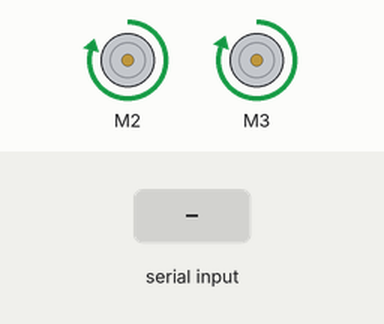
Recording of a sketch running on a simulated Arduino Uno, built with avr-gcc and run on an emulated ATmega328P. Shown: 2 × DC motor (green arrow = forward, orange = backward, longer = faster). The inputs (shaded band) are chosen by the test bench. What the sketch prints to the serial monitor is not drawn.

Above: at 0.1 s.
At 2.1 s:
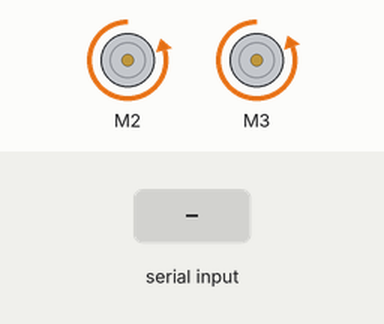
At 5.2 s:
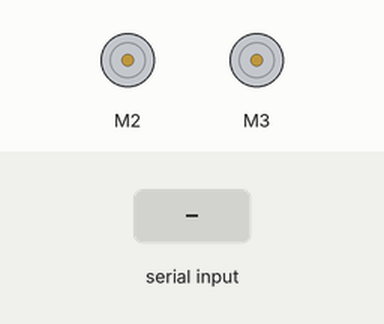
5.3 s: "P90\n" received over the second serial link
6.8 s: "P,45\n" received over the second serial link
Timing chart, 0 to 9.8 s (numbered marks = the images above; inputs shaded):
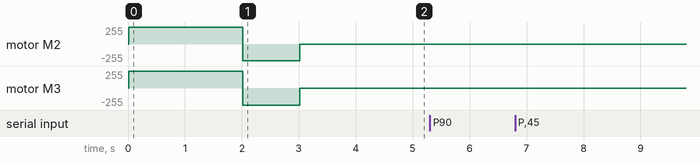

Measured:
- after the input at 5.3 s, every drawn part: stays the same
- after the input at 6.8 s, every drawn part: stays the same

The sketch:

BT_TILT2.ino
```cpp
//https://www.youtube.com/watch?v=OO7vKKuJ9a0
//http://arduparatodos.blogspot.com/2017/06/modulo-bluetooth-hc-06-con-arduino-y.html

#include <AFMotor.h>

    AF_DCMotor motorIz(2, MOTOR12_1KHZ); // create motor #1, 1KHz pwm
    AF_DCMotor motorDer(3, MOTOR12_1KHZ); // create motor #2, 1KHz pwm

#include <SoftwareSerial.h>
SoftwareSerial BT1(A0,A1); // RX, TX recordar que se cruzan, BT_RX->A1 y BT_Tx->A0

//Variables de control y/o lectura
char valor; //un solo byte, un caracter ASCII
String estado_pitch;// texto
String datos_in;
int pitch; //valor del pitch (inclinacion del morro) enviado por el movil
int roll; //valor del roll (inclinacion lateral) enviado por el movil


void setup() {

  Serial.begin(9600);
  BT1.begin(9600);
  test_cocherobot();

}

void loop() {

  if (BT1.available())  //Si el puerto serie (Bluetooth) está disponible
  {
    valor = BT1.read();  //Lee el dato entrante via Bluetooth

    if (valor == 'P')   //Si el dato entrante es del PITCH
    {
      //PITCH();   //Llama la función que controla el MOTOR IZQUIERDO
     pitch = BT_Pitch();//funcion que deuelve el valor Pitch
    }
    if (valor == 'RR')   //Si el dato entrante es del ROLL
    {
  //    BT_Roll();//funcion que deuelve el valor Pitch
//      ROLL();
    }

     if (valor == 'SS')   //Si el dato entrante es una S
    {
      MSTOP();     //Llama la función que DETIENE AMBOS MOTORES
    }
  } //end of if (BT1(available)

}//end of loop

int BT_Pitch (){
  int pitch1;
  delay(30);
  while (BT1.available())
  {
    char c = BT1.read();   //Lee el dato entrante y lo almacena en una variable tipo char
    datos_in += c;    //Crea una cadena tipo String con los datos entrantes
  }// end while
  if (datos_in.length() > 0) //Se verifica que la cadena tipo String tenga un largo mayor a cero
    {
      //datos_in = datos_in.toInt();
      //int x = datos_in.toInt();
      pitch1 = datos_in.toInt(); // se alamacenan los datos entrantes como numero entero
      Serial.println("Pitch1 "+ pitch1 );
      /*
      if (x > 10) {     // marcha = "FORWARD";
         int veloc = map (x, 0,90, 0,255);
         motorIz.setSpeed(veloc);
         motorDer.setSpeed(veloc);
         motorIz.run(FORWARD);
         motorDer.run(FORWARD);
     }
     else if ((x < -10)) { //MARCHA ATRÁS BACKWARD
         x = abs(x); //eliminamos el signo negativo
         int veloc = map (x, 0,90, 0,255);
         motorIz.setSpeed(veloc);
         motorDer.setSpeed(veloc);
         motorIz.run(BACKWARD);
         motorDer.run(BACKWARD);
    }
    else {
         motorIz.run(RELEASE);
         motorDer.run(RELEASE);
    }
    */
    datos_in = ""; //vaciamos la cadena
    }//end if
  return pitch1;
  }// end function BT_Pitch

/*
void BT_Roll (){
  delay(30);
  while (BT1.available())
  {
    char c = BT1.read();   //Lee el dato entrante y lo almacena en una variable tipo char
    datos_in += c;    //Crea una cadena tipo String con los datos entrantes
  }// end while
  if (datos_in.length() > 0) //Se verifica que la cadena tipo String tenga un largo mayor a cero
    {
      //datos_in = datos_in.toInt();
      int y = datos_in.toInt();
      Serial.println("Roll"+datos_in);
      if (y > 15 && x >=-9 && x <=9) {     // girar IZQUIERDA;
         int veloc = map (y, 0,90, 0,255);
         motorIz.setSpeed(veloc);
         motorDer.setSpeed(veloc/2);
         motorIz.run(FORWARD);
         motorDer.run(FORWARD);
     }
     else if (y < -15 && x >=-9 && x <=9) { //girar DERECHA
         y = abs(y); //eliminamos el signo negativo
         int veloc = map (y, 0,90, 0,255);
         motorIz.setSpeed(veloc/2);
         motorDer.setSpeed(veloc);
         motorIz.run(BACKWARD);
         motorDer.run(BACKWARD);
    }
    else {
         motorIz.run(RELEASE);
         motorDer.run(RELEASE);
    }


    datos_in = ""; //vaciamos la cadena
    }//end if

  }// end function BT_Roll
*/

/*
void PITCH (int x){

   if (x > 10) {     // marcha = "FORWARD";
   int veloc = map (x, 0,90, 0,255);
   motorIz.setSpeed(veloc);
   motorDer.setSpeed(veloc);
   motorIz.run(FORWARD);
   motorDer.run(FORWARD);
   }
  else if ((x < -10)) { //MARCHA ATRÁS BACKWARD
    x = abs(x); //eliminamos el signo negativo
    int veloc = map (x, 0,90, 0,255);
    motorIz.setSpeed(veloc);
    motorDer.setSpeed(veloc);
    motorIz.run(BACKWARD);
    motorDer.run(BACKWARD);
  }
  else {
    motorIz.run(RELEASE);
    motorDer.run(RELEASE);
    }


}// end of PITCH
*/
/*
void ROLL (int x){

   if (x > 10) {     // GIRA IZQU;
   int veloc = map (x, 0,90, 0,255);
   motorIz.setSpeed(veloc);
   motorDer.setSpeed(veloc);
   motorIz.run(BACKWARD);
   motorDer.run(FORWARD);
   }
  else if ((x < -10)) { //GIRA DER
    x = abs(x); //eliminamos el signo negativo
    int veloc = map (x, 0,90, 0,255);
    motorIz.setSpeed(veloc);
    motorDer.setSpeed(veloc);
    motorIz.run(FORWARD);
    motorDer.run(BACKWARD);
  }
  else {
    motorIz.run(RELEASE);
    motorDer.run(RELEASE);
    }


}// end of ROLL
*/

/*
void PITCH_OLD()
{
  delay(30);
  while (BT1.available())
  {
    char c = BT1.read();   //Lee el dato entrante y lo almacena en una variable tipo char
    estado_pitch += c;    //Crea una cadena tipo String con los datos entrantes
  }
  if (estado_pitch.length() > 0)  //Se verifica que la cadena tipo String tenga un largo mayor a cero
  {
    estado_pitch = estado_pitch.toInt();
   Serial.println("posición ---> " + estado_pitch);
   ADELANTE ();


   if (velocidad <0){
    velocidad = abs(velocidad);
    motorIz.setSpeed(velocidad);
    motorIz.run(BACKWARD); }
   else  {
    motorIz.setSpeed(velocidad);
    motorIz.run(FORWARD); }

   estado_pitch = "";    //Limpia la variable para poder leer posteriormente nuevos datos
  }
}
*/

/*
void MD()
{
  delay(30);
  while (BT1.available())
  {
    char c = BT1.read();   //Lee el dato entrante y lo almacena en una variable tipo char
    estado_pitch += c;    //Crea una cadena tipo String con los datos entrantes
  }
  if (estado_pitch.length() > 0)  //Se verifica que la cadena tipo String tenga un largo mayor a cero
  {
   int velocidad = estado_pitch.toInt();//alternativa long veloc = Serial.parseInt(estado_pitch)
   Serial.println("posición ---> " + estado_pitch);
  /*
   if (velocidad <0){
    velocidad = abs(velocidad);
    motorDer.setSpeed(velocidad);
    motorDer.run(BACKWARD); }
   else  {
    motorDer.setSpeed(velocidad);
    motorDer.run(FORWARD); }

   estado_pitch = "";    //Limpia la variable para poder leer posteriormente nuevos datos
  }
}
*/

void MSTOP()
{
   delay(30);
   motorDer.run(RELEASE);
   motorIz.run(RELEASE);
   motorDer.setSpeed(0);
   motorIz.setSpeed(0);
   BT1.end();//finaliza la conexión serie para que no reciba más datos del móvil
  }

void test_cocherobot(){
  BT1.println("Motor test!");

  motorIz.setSpeed(250);      // set the speed to 0  0/255
  motorDer.setSpeed(255);     // set the speed to 0  0/25
  Serial.print("tick FORWARD ");

  motorIz.run(FORWARD);      // turn it on going forward
  motorDer.run(FORWARD);      // turn it on going forward
  delay(2000);
  Serial.print("tock BACKWARD ");

  motorIz.run(BACKWARD);     // the other way
  motorDer.run(BACKWARD);     // the other way
  delay(1000);

  Serial.println("tuck RELEASE");
  motorIz.run(RELEASE);      // stopped
  motorDer.run(RELEASE);      // stopped
  delay(1000);
  }

 void ADELANTE (){
    motorIz.setSpeed(200);      // set the speed to 0  0/255
    motorDer.setSpeed(200);     // set the speed to 0  0/25
    Serial.print("tickFORWARD ");
    motorIz.run(FORWARD);      // turn it on going forward
    motorDer.run(FORWARD);      // turn it on going forward
    }
```
